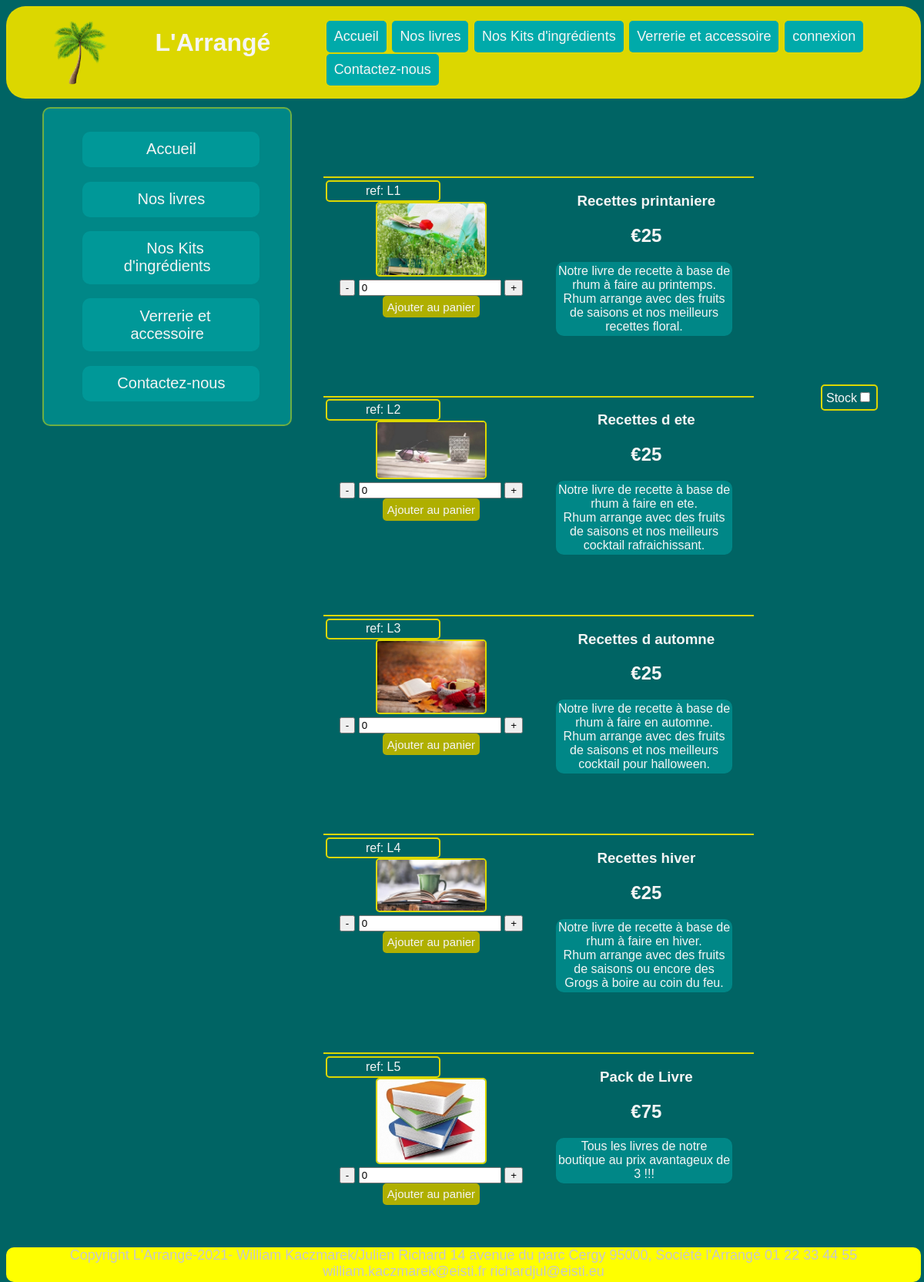
/produits.php, run on the app's committed database.
### tables this page shows
CREATE TABLE IF NOT EXISTS `produits` (
  `product_id` int(4) NOT NULL AUTO_INCREMENT,
  `product_img_rel` varchar(128) NOT NULL,
  `product_categories` varchar(32) NOT NULL,
  `product_ref` varchar(4) NOT NULL,
  `product_label` varchar(32) NOT NULL,
  `product_stock` int(4) NOT NULL,
  `product_desc` varchar(512) NOT NULL,
  `product_prix` int(4) NOT NULL,
  PRIMARY KEY (`product_id`)
);

### produits.php (the view, shortened to what this page needs)
<!DOCTYPE html>
<html lang="fr">
<head>
    <?php
        include "./php/header.php";
    ?>
</head>
<body>
    <?php
        include "./php/navbar.php";
    ?>
    <div class="contenu">
            <?php
                include "./php/menu.php";
            ?>
        <div class="margin-contenu">
            <div class="display_block">
                <div class="content">
                    <?php
                        if (isset($_GET["categorie"])) {
                            $categorie =  $_GET["categorie"];
                        }else{
                            $categorie="Livre";
                        }
                        $req = "SELECT * FROM produits WHERE product_categories = '".$categorie."'";
                        $products = $connection->query($req);
                        echo "<div class='stock-button'><label  for='mycheck' >Stock</label><input id='mycheck' type='checkbox'  onclick='masquer()'></div>";
                        while ($produit = $products->fetch_row()) {
                            echo "
                            <form action='panier.php' method='POST'>
                            <div class='product-container'>
                                <div class='product-left'>
                                    <div class='product-ref'>ref: ".$produit[3]."
                                        <div class='stock' style='display: none'>Stock : ".$produit[5]."</div>
                                    </div>
                                    <input name='ref' style='display: none' value='".$produit[3]."' />
                                    <input name='label' style='display: none' value='".$produit[4]."' />
                                    <input name='prix' style='display: none' value='".$produit[7]."' />
                                    <img class='product-img' ".$produit[1]." />
                                    <div class='button'>
                                        <div class='quantity'>
                                            <input type='button' class='moins' onclick='supp_stock(this)' value='-'>
                                            <input type='text' name='nbr_produit' id='quanti'  value='0' >
                                            <input type='button' class='plus' onclick='ajouter_stock(this)' value='+'>
                                        </div>
                                    </div>
                                    <button class='product-button' onclick=\"update_stock(this)\">Ajouter au panier</button>
                                </div>
                                <div class='product-right'>
                                    <h3>".$produit[4]."</h3>
                                    <h2>€".$produit[7]."</h2>
                                    <p class='product-desc'>".$produit[6]."</p>
                                </div>
                            </div>
                            </form>";
                        }
                    ?>
                </div>
            </div>
        </div>
    </div>
    <?php
            include "./php/footer.php";
        ?>
</body>
</html>

### php/header.php (shortened to what this page needs)
<?php
echo "<head>
        <title>L'Arrangé</title>
        <meta charset='UTF-8'>
        <meta name='viewport' content='width=device-width, initial-scale=1.0'>
        <link rel='stylesheet' media='screen' type='text/css' title='Css' href='css/Style.css' />
</head>";
?>

### php/navbar.php (shortened to what this page needs)
<?php
if (!isset( $_SESSION["username"])){
echo "
<header>
        <div id='header-title-link'>
            <a  href='index.html' target='_self'>
                <img src='img/logo.png' alt='ImgLogo' id='navImg'></img>
                <div id='navTitle'>
                    <h1>L'Arrangé</h1>
                </div>
            </a>
        </div>
        <div id='navMenu'>
            <div class='navButtons'>
            <a href='Index.php' class='navButton'>Accueil</a>
            <a href='produits.php?categorie=Livre' class='navButton'>Nos livres</a>
            <a href='produits.php?categorie=Kit' class='navButton'>Nos Kits d'ingrédients</a>
            <a href='produits.php?categorie=Accessoire' class='navButton'>Verrerie et accessoire</a>
            <a href='Login.php' class='navButton'>connexion</a>
            <a href='Contact.php' class='navButton'>Contactez-nous</a>
            </div>
        </div>
    </header>
";
}
?>

### php/menu.php
<?php
echo"
<div class='index'>
<nav id='idMenu'>
    <ul>
        <li><a href='Index.php'  class='choixMenu'>Accueil</a></li>
        <li><a href='produits.php?categorie=Livre' class='choixMenu'>Nos livres</a></li>
        <li><a href='produits.php?categorie=Kit' class='choixMenu'>Nos Kits d'ingrédients</a></li>
        <li><a href='produits.php?categorie=Accessoire' class='choixMenu'>Verrerie et accessoire</a></li>
        <li><a href='Contact.php' class='choixMenu'>Contactez-nous</a></li>
    </ul>
</nav>
</div>";
?>

### php/footer.php
<?php
echo "
<footer>
   Copyright L'Arrangé-2021- William Kaczmarek/Julien Richard   14 avenue du parc Cergy 95000, Société l'Arrangé   01 22 33 44 55<br/>
   <a href='mailto:william.kaczmarek@eisti.fr'>william.kaczmarek@eisti.fr</a>
   <a href='mailto:richardjul@eisti.eu'>richardjul@eisti.eu</a>
</footer>";
?>

### css/Style.css (style rules this page uses)
header { position: fixed; z-index: 10; background-color: rgb(220, 215, 0); width: 99%; height: 120px; border-radius: 25px; }
#header-title-link { position: relative; display: inline-block; width: 34%; height: 100%; }
#navImg { position: absolute; height:70%; display: inline-block; top: 15%; left: 15%; }
#navTitle { position: absolute; top: 6%; right: 15%; font-family: helvetica; display: inline-block; position: absolute; display: inline-block; color: whitesmoke; text-decoration: none; height: 70%; }
#navMenu { position: relative; display: inline-block; width:65%; height: 100%; }
.navButtons { position: absolute; right: 0%; display: flex; flex-wrap: wrap; padding-top: 2.5%; align-content: center; width: 100%; }
.navButton { font-family: helvetica; text-decoration: none; font-size: 18px; border: none; color: whitesmoke; padding: 10px; background-color: rgb(0, 170, 170); text-align: center; border-radius: 5px; cursor: pointer; margin-left: 1%; margin-bottom: 2px; }
body { background-color: rgb(0, 100, 100); height: 100%; }
.contenu { position: relative; display: flex; flex-wrap: wrap; font-family: helvetica; padding-top: 5%; padding-left: 4%; padding-right: 4%; color: whitesmoke; margin-bottom: 50px; }
.margin-contenu { margin-top: 5%; margin-left: 5%; }
.index { height: 70%; display: flex; flex-wrap: wrap; font-family: helvetica; color: whitesmoke; margin-bottom: 8%; }
#idMenu { position: fixed; margin-top: 6%; width: 25%; border: 2px solid rgba(220, 216, 0, 0.500); font-size: 20px; padding: 10px; color: whitesmoke; background-color:rgba(0, 170, 170, 0.500); text-align: center; border-radius: 10px; }
#idMenu > ul { list-style: none; padding-right: 10%; }
#idMenu > ul > li { list-style-type: none; background-color:rgba(0, 170, 170, 0.500); text-align: center; border-radius: 10px; margin-bottom: 8%; padding: 5%; cursor: pointer; }
.choixMenu { font-family: helvetica; color: whitesmoke; text-decoration: none; padding: 5%; }
footer { font-family: helvetica; text-align: center; font-size: 18px; height: 45px; width: 99%; background-color: rgb(255, 255, 0); border-radius: 10px; color:rgb(200, 200, 200); padding: 0%; cursor: default; top: calc(100% - 45px); position: fixed; }
footer > a { font-family: helvetica; color:rgb(200, 200, 200); text-decoration: none; cursor: default; }
.stock-button { border: 2px solid rgb(220, 215, 0); border-radius: 5px; padding: 5px; position: fixed; top: 30%; right: 5%; }
.product-container { text-align: center; width: 60%; margin-left: 30%; margin-bottom: 2%; }
.product-left { width: 45%; float: left; border: 2px solid rgb(220, 215, 0); border-right: none; border-left: none; border-bottom: none; }
.product-right { width: 45%; float: left; border: 2px solid rgb(220, 215, 0); border-right: none; border-left: none; border-bottom: none; margin-bottom: 10%; }
.product-ref { border: 2px solid rgb(220, 215, 0); border-radius: 5px; margin-top: 1%; margin-left: 1%; width: 50%; padding: 1%; }
.product-img { border: 2px solid rgb(220, 215, 0); border-radius: 5px; width: 50%; }
.product-button { background-color: rgb(175, 175, 0); border:none; padding: 2%; border-radius: 5px; font-size: 15px; color:whitesmoke; }
.product-desc { background-color:rgba(0, 170, 170, 0.500); text-align: center; border-radius: 10px; padding: 1%; width: 80%; margin-left: 8%; }
::placeholder { color: rgb(175, 175, 0); }
#quanti { pointer-events: none; }

### data on the page
produits: product_ref "L1", shows a picture, product_label "Recettes printaniere", product_prix "25", product_desc "Notre livre de recette à base de rhum à faire au printemps. Rhum arrange avec des fruits de saisons et nos meilleurs recettes floral."
produits: product_ref "L2", shows a picture, product_label "Recettes d ete", product_prix "25", product_desc "Notre livre de recette à base de rhum à faire en ete. Rhum arrange avec des fruits de saisons et nos meilleurs cocktail rafraichissant."
produits: product_ref "L3", shows a picture, product_label "Recettes d automne", product_prix "25", product_desc "Notre livre de recette à base de rhum à faire en automne. Rhum arrange avec des fruits de saisons et nos meilleurs cocktail pour halloween."
produits: product_ref "L4", shows a picture, product_label "Recettes hiver", product_prix "25", product_desc "Notre livre de recette à base de rhum à faire en hiver. Rhum arrange avec des fruits de saisons ou encore des Grogs à boire au coin du feu."
produits: product_ref "L5", shows a picture, product_label "Pack de Livre", product_prix "75", product_desc "Tous les livres de notre boutique au prix avantageux de 3 !!!"
